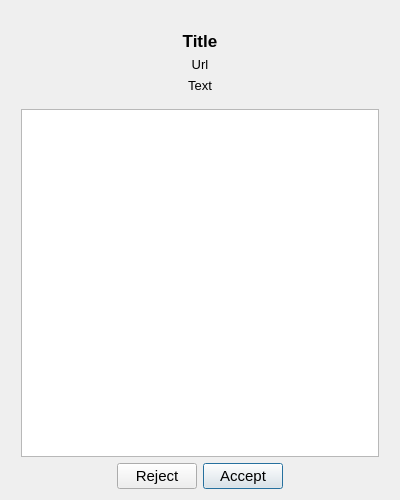
<?xml version="1.0" encoding="UTF-8"?>
<ui version="4.0">
 <class>MessageDialog</class>
 <widget class="QDialog" name="MessageDialog">
  <property name="windowModality">
   <enum>Qt::WindowModality::WindowModal</enum>
  </property>
  <property name="geometry">
   <rect>
    <x>0</x>
    <y>0</y>
    <width>400</width>
    <height>500</height>
   </rect>
  </property>
  <property name="sizePolicy">
   <sizepolicy hsizetype="Preferred" vsizetype="Preferred">
    <horstretch>0</horstretch>
    <verstretch>0</verstretch>
   </sizepolicy>
  </property>
  <property name="minimumSize">
   <size>
    <width>0</width>
    <height>0</height>
   </size>
  </property>
  <property name="maximumSize">
   <size>
    <width>16777215</width>
    <height>16777215</height>
   </size>
  </property>
  <property name="windowTitle">
   <string/>
  </property>
  <property name="sizeGripEnabled">
   <bool>false</bool>
  </property>
  <layout class="QVBoxLayout" name="verticalLayout_2">
   <item>
    <layout class="QVBoxLayout" name="verticalLayout">
     <property name="leftMargin">
      <number>10</number>
     </property>
     <property name="rightMargin">
      <number>10</number>
     </property>
     <item>
      <layout class="QHBoxLayout" name="horizontalLayout">
       <item>
        <widget class="QLabel" name="icon">
         <property name="sizePolicy">
          <sizepolicy hsizetype="Preferred" vsizetype="Preferred">
           <horstretch>0</horstretch>
           <verstretch>0</verstretch>
          </sizepolicy>
         </property>
         <property name="maximumSize">
          <size>
           <width>128</width>
           <height>128</height>
          </size>
         </property>
         <property name="text">
          <string/>
         </property>
         <property name="pixmap">
          <pixmap resource="viewer.qrc">:/icons/resources/AppIcon.png</pixmap>
         </property>
         <property name="scaledContents">
          <bool>true</bool>
         </property>
        </widget>
       </item>
      </layout>
     </item>
     <item>
      <widget class="QLabel" name="title">
       <property name="sizePolicy">
        <sizepolicy hsizetype="Preferred" vsizetype="Preferred">
         <horstretch>0</horstretch>
         <verstretch>0</verstretch>
        </sizepolicy>
       </property>
       <property name="font">
        <font>
         <pointsize>13</pointsize>
         <bold>true</bold>
        </font>
       </property>
       <property name="text">
        <string>Title</string>
       </property>
       <property name="alignment">
        <set>Qt::AlignmentFlag::AlignCenter</set>
       </property>
      </widget>
     </item>
     <item>
      <widget class="QLabel" name="url">
       <property name="font">
        <font>
         <pointsize>10</pointsize>
        </font>
       </property>
       <property name="text">
        <string>Url</string>
       </property>
       <property name="alignment">
        <set>Qt::AlignmentFlag::AlignCenter</set>
       </property>
      </widget>
     </item>
     <item>
      <widget class="QLabel" name="text">
       <property name="font">
        <font>
         <pointsize>10</pointsize>
        </font>
       </property>
       <property name="text">
        <string>Text</string>
       </property>
       <property name="alignment">
        <set>Qt::AlignmentFlag::AlignCenter</set>
       </property>
      </widget>
     </item>
     <item>
      <spacer name="verticalSpacer">
       <property name="orientation">
        <enum>Qt::Orientation::Vertical</enum>
       </property>
       <property name="sizeType">
        <enum>QSizePolicy::Policy::Fixed</enum>
       </property>
       <property name="sizeHint" stdset="0">
        <size>
         <width>20</width>
         <height>10</height>
        </size>
       </property>
      </spacer>
     </item>
     <item>
      <widget class="QTextBrowser" name="details">
       <property name="maximumSize">
        <size>
         <width>16777215</width>
         <height>16777215</height>
        </size>
       </property>
       <property name="font">
        <font>
         <pointsize>10</pointsize>
        </font>
       </property>
      </widget>
     </item>
    </layout>
   </item>
   <item>
    <layout class="QHBoxLayout" name="horizontalLayout_3">
     <property name="spacing">
      <number>6</number>
     </property>
     <property name="topMargin">
      <number>0</number>
     </property>
     <item>
      <spacer name="horizontalSpacer_2">
       <property name="orientation">
        <enum>Qt::Orientation::Horizontal</enum>
       </property>
       <property name="sizeHint" stdset="0">
        <size>
         <width>40</width>
         <height>20</height>
        </size>
       </property>
      </spacer>
     </item>
     <item>
      <widget class="QPushButton" name="reject">
       <property name="font">
        <font>
         <pointsize>11</pointsize>
        </font>
       </property>
       <property name="text">
        <string>Reject</string>
       </property>
       <property name="autoDefault">
        <bool>false</bool>
       </property>
       <property name="default">
        <bool>false</bool>
       </property>
      </widget>
     </item>
     <item>
      <widget class="QPushButton" name="accept">
       <property name="font">
        <font>
         <pointsize>11</pointsize>
        </font>
       </property>
       <property name="text">
        <string>Accept</string>
       </property>
       <property name="default">
        <bool>true</bool>
       </property>
      </widget>
     </item>
     <item>
      <spacer name="horizontalSpacer">
       <property name="orientation">
        <enum>Qt::Orientation::Horizontal</enum>
       </property>
       <property name="sizeHint" stdset="0">
        <size>
         <width>40</width>
         <height>20</height>
        </size>
       </property>
      </spacer>
     </item>
    </layout>
   </item>
  </layout>
 </widget>
 <resources>
  <include location="viewer.qrc"/>
  <include location="stageviz.qrc"/>
 </resources>
 <connections/>
</ui>
